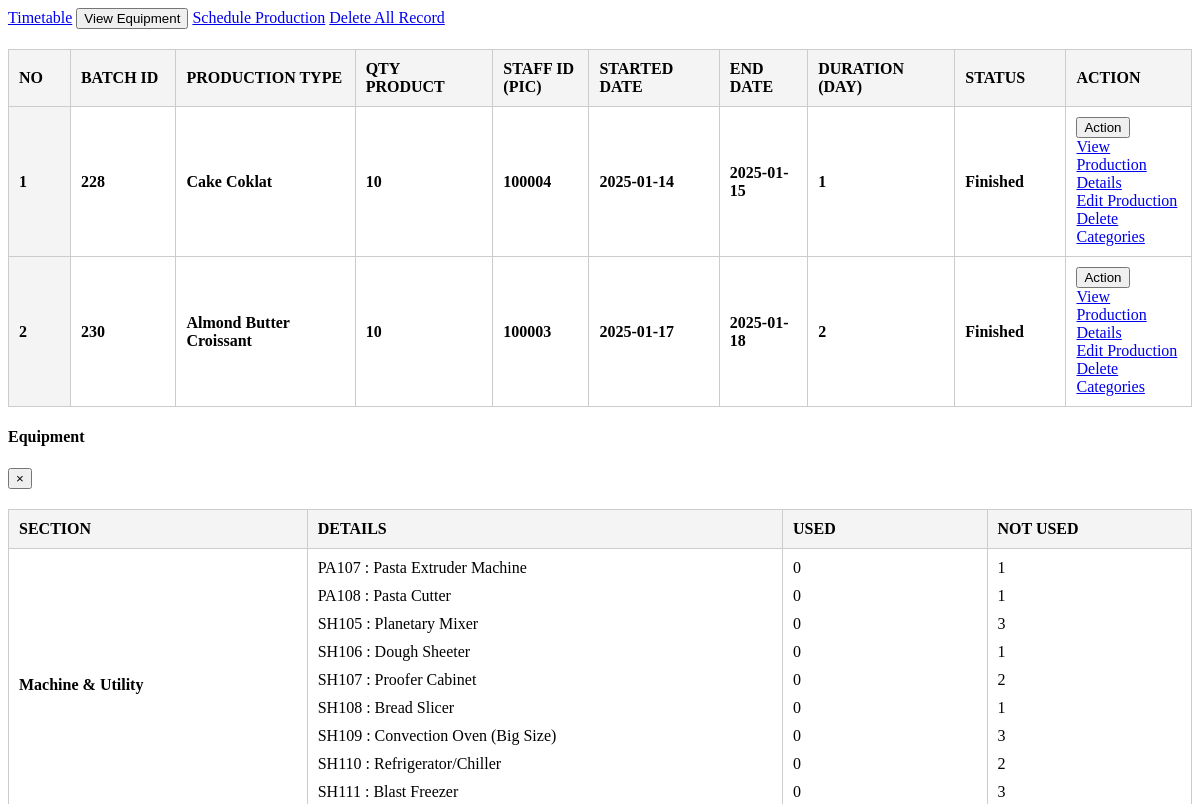
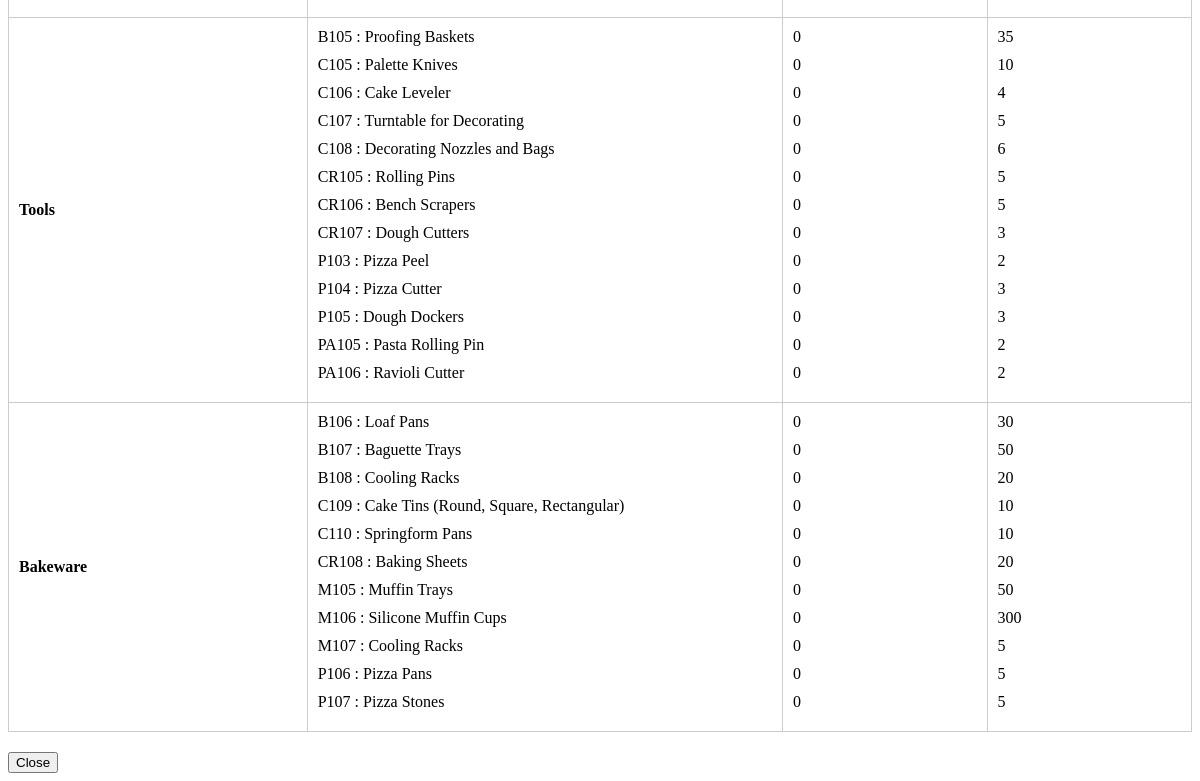
Before: /production.php with the older database file (2 pictures, top to bottom).
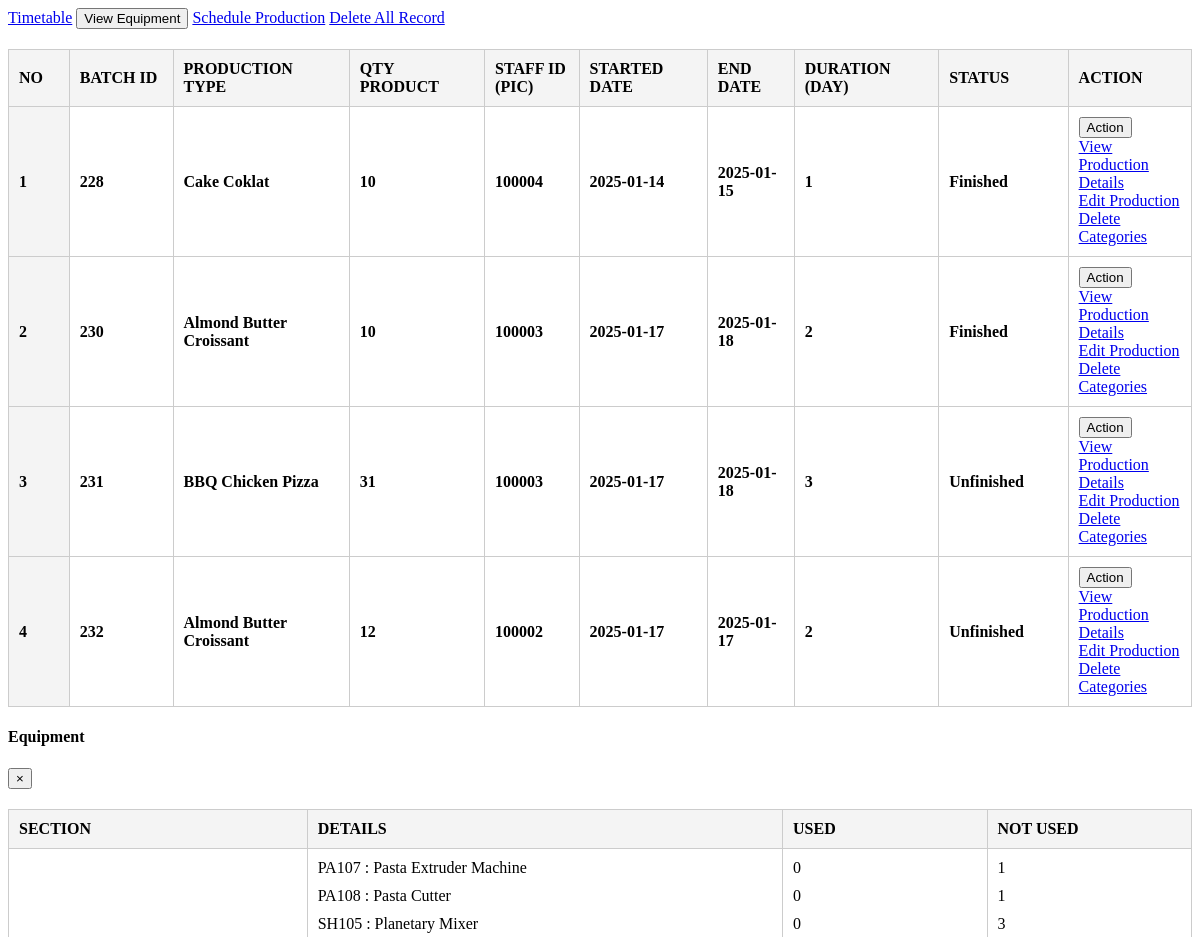
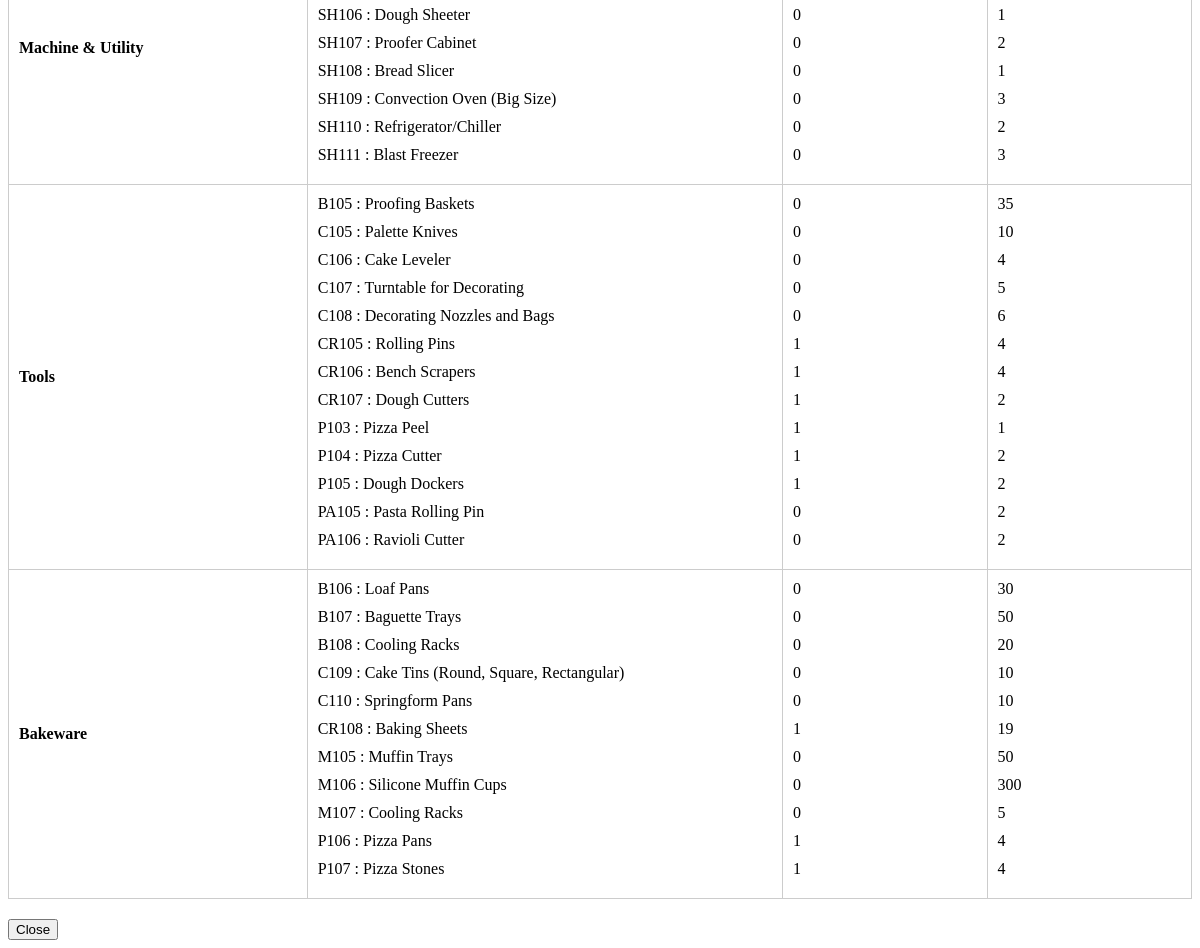
After: the same page with the newer database file (2 pictures, top to bottom).
### tables this page shows
CREATE TABLE `categories` (
  `order_id` int(11) NOT NULL,
  `id` int(11) NOT NULL,
  `product_id` int(11) NOT NULL,
  `recipe_name` varchar(255) NOT NULL,
  `qty_product` int(11) NOT NULL,
  `staff_id` text NOT NULL,
  `created_at` timestamp NOT NULL DEFAULT current_timestamp(),
  `starteddate` varchar(50) NOT NULL,
  `enddate` varchar(20) NOT NULL,
  `hours` int(6) NOT NULL,
  `status` text NOT NULL,
  `quality_test` text NOT NULL,
  `comment` text NOT NULL,
  `ingredients_data` text DEFAULT NULL
);

CREATE TABLE `equipment_details` (
  `spec_id` varchar(11) NOT NULL,
  `eq_id` varchar(11) NOT NULL,
  `eq_description` text NOT NULL,
  `qty` int(11) NOT NULL,
  `eq_used` int(11) DEFAULT NULL,
  `eq_not_used` int(11) DEFAULT NULL
);

### view_equipment.php (the view, shortened to what this page needs)
<?php include 'db_connect.php'; ?>
<?php
$sql_equipment = "SELECT * FROM equipment_details WHERE eq_id IN ('E101', 'E102', 'E103')";
$query_equipment = $conn->query($sql_equipment);
$equipment_list = $query_equipment->fetch_all(MYSQLI_ASSOC);
?>
<div class="container-fluid">
    <table class="table table-bordered">
        <thead>
            <tr>
                <th>Section</th>
                <th>Details</th>
                <th>Used</th>
                <th>Not Used</th>
            </tr>
        </thead>
        <tbody>
            <tr>
                <td><strong>Machine & Utility</strong></td>
                <td>
                    <ul>
                        <?php
                        foreach ($equipment_list as $equipment) {
                            if ($equipment['eq_id'] == 'E101') {
                                echo "<li>" . htmlspecialchars($equipment['spec_id']) . " : " . htmlspecialchars($equipment['eq_description']) . "</li>";
                            }
                        }
                        ?>
                    </ul>
                </td>
                <td>
                    <ul>
                        <?php
                        foreach ($equipment_list as $equipment) {
                            if ($equipment['eq_id'] == 'E101') {
                                echo "<li>" . htmlspecialchars($equipment['eq_used']) . "</li>";
                            }
                        }
                        ?>
                    </ul>
                </td>
                <td>
                    <ul>
                        <?php
                        foreach ($equipment_list as $equipment) {
                            if ($equipment['eq_id'] == 'E101') {
                                echo "<li>" . htmlspecialchars($equipment['eq_not_used']) . "</li>";
                            }
                        }
                        ?>
                    </ul>
                </td>
            </tr>
            <tr>
                <td><strong>Tools</strong></td>
                <td>
                    <ul>
                        <?php
                        foreach ($equipment_list as $equipment) {
                            if ($equipment['eq_id'] == 'E102') {
                                echo "<li>" . htmlspecialchars($equipment['spec_id']) . " : " . htmlspecialchars($equipment['eq_description']) . "</li>";
                            }
                        }
                        ?>
                    </ul>
                </td>
                <td>
                    <ul>
                        <?php
                        foreach ($equipment_list as $equipment) {
                            if ($equipment['eq_id'] == 'E102') {
                                echo "<li>" . htmlspecialchars($equipment['eq_used']) . "</li>";
                            }
                        }
                        ?>
                    </ul>
                </td>
                <td>
                    <ul>
                        <?php
                        foreach ($equipment_list as $equipment) {
                            if ($equipment['eq_id'] == 'E102') {
                                echo "<li>" . htmlspecialchars($equipment['eq_not_used']) . "</li>";
                            }
                        }
                        ?>
                    </ul>
                </td>
            </tr>
            <tr>
                <td><strong>Bakeware</strong></td>
                <td>
                    <ul>
                        <?php
                        foreach ($equipment_list as $equipment) {
                            if ($equipment['eq_id'] == 'E103') {
                                echo "<li>" . htmlspecialchars($equipment['spec_id']) . " : " . htmlspecialchars($equipment['eq_description']) . "</li>";
                            }
                        }
                        ?>
                    </ul>
                </td>
                <td>
                    <ul>
                        <?php
                        foreach ($equipment_list as $equipment) {
                            if ($equipment['eq_id'] == 'E103') {
                                echo "<li>" . htmlspecialchars($equipment['eq_used']) . "</li>";
                            }
                        }
                        ?>
                    </ul>
                </td>
                <td>
                    <ul>
                        <?php
                        foreach ($equipment_list as $equipment) {
                            if ($equipment['eq_id'] == 'E103') {
                                echo "<li>" . htmlspecialchars($equipment['eq_not_used']) . "</li>";
                            }
                        }
                        ?>
                    </ul>
                </td>
            </tr>
        </tbody>
    </table>
</div>

### production.php (shortened to what this page needs)
<?php require_once 'db_connect.php';
require_once 'process_finished.php';
?>
<div class="col-lg-12">
	<div class="card card-outline card-success">
		<div class="card-header">
        <a class="btn btn btn-sm btn-warning btn-flat" href="./index.php?page=present_timetable"><i class="fa fa-table"></i> Timetable</a>
        <button class="btn btn-sm btn-primary btn-flat view_equipment" type="button" data-toggle="modal" data-target="#myModal">
    <i class="fa fa-eye"></i> View Equipment
</button>
		<a class="btn btn btn-sm btn-primary btn-flat" href="./index.php?page=schedule_production"><i class="fa fa-plus"></i> Schedule Production</a>
        <a class="btn btn-sm btn-danger btn-flat" href="javascript:void(0)" id="delete_all_data">
        <i class="fa fa-trash"></i> Delete All Record
    </a>
		</div>
		<div class="card-body p-3">
            <div class="table-responsive">
                <table class="table table-hover table-bordered" id="list">
                    <thead>
                        <tr>
                            <th class="text-center" style="width: 10px;">No</th>
                            <th style="width: 10px;">Batch ID</th>
                            <th style="width: 10px;">Production Type</th>
                            <th style="width: 10px;">Qty Product</th>
                            <th style="width: 10px;">Staff ID (PIC)</th>
                            <th style="width: 10px;">Started Date</th>
                            <th style="width: 10px;">End Date</th>
                            <th style="width: 10px;">Duration (Day)</th>
                            <th style="width: 10px;">Status</th>
                            <th style="width: 10px;">Action</th>
                        </tr>
                    </thead>
                    <tbody>
                        <?php
                        $i = 1;
                        $qry = $conn->query("SELECT * FROM categories");
                        while($row = $qry->fetch_assoc()):
                        ?>
                        <tr>
                            <th class="text-center" style="width: 10px;" font-weight = "normal"><?php echo $i++ ?></th>
                            <td style="width: 10px;"><b><?php echo $row['id'] ?></b></td>
                            <td style="width: 10px;"><b><?php echo ucwords($row['recipe_name']) ?></b></td>
                            <td style="width: 10px;"><b><?php echo $row['qty_product'] ?></b></td>
                            <td style="width: 10px;"><b><?php echo $row['staff_id'] ?></b></td>
                            <td style="width: 10px;"><b><?php echo $row['starteddate'] ?></b></td>
                            <td style="width: 10px;"><b><?php echo $row['enddate'] ?></b></td>
                            <td style="width: 10px;"><b><?php echo $row['hours'] ?></b></td>
                            <td style="width: 10px;">
                                <b class="<?php echo ($row['status'] == 'Finished') ? 'text-success' : (($row['status'] == 'Archived') ? 'text-blue' : (($row['status'] == 'In-Progress') ? 'text-warning' : '')); ?>">
                                    <?php echo $row['status'] ?>
                                </b>
                            </td>
                            <td class="text-center">
                                <button type="button" class="btn btn-secondary btn-sm btn-flat wave-effect dropdown-toggle" data-toggle="dropdown" aria-expanded="true">
                                    Action
                                </button>
                                <div class="dropdown-menu">
                                    <a class="dropdown-item view_production" href="javascript:void(0)" data-id="<?php echo $row['id']; ?>">View Production Details</a>
                                    <a class="dropdown-item edit_production" href="./index.php?page=edit_production&id=<?php echo $row['id']; ?>" data-id="<?php echo $row['id']; ?>">Edit Production</a>
                                    <a class="dropdown-item delete_categories" href="javascript:void(0)" data-id="<?php echo $row['id']; ?>">Delete Categories</a>
                                </div>
                            </td>
                        </tr>
                        <?php endwhile; ?>
                    </tbody>
                </table>
            </div>
        </div>
    </div>
</div>
<div class="modal fade" id="myModal">
							<div class="modal-dialog modal-dialog-centered modal-lg">
								<div class="modal-content">
									<div class="modal-header">
										<h4 class="modal-title">Equipment</h4>
										<button type="button" class="close" data-dismiss="modal">&times;</button>
									</div>
									<div class="modal-body">
										<?php include 'view_equipment.php'; ?>
									</div>
									<div class="modal-footer">
										<button type="button" class="btn btn-danger" data-dismiss="modal">Close</button>
									</div>
								</div>
							</div>
						</div>

### view_equipment.php (style rules this page uses)
table { width: 100%; border-collapse: collapse; margin: 20px 0; }
table th, table td { border: 1px solid #ccc; padding: 10px; text-align: left; }
table th { background-color: #f4f4f4; font-weight: bold; text-transform: uppercase; }
ul { list-style: none; padding: 0; margin: 0; }
ul li { margin-bottom: 10px; font-size: 16px; }

### production.php (style rules this page uses)
th, td { width: 10px !important; }

Changed rows visible on the page:
added categories: id "231", recipe_name "BBQ Chicken Pizza", qty_product "31", staff "100003", starteddate "2025-01-17", enddate "2025-01-18", hours "3", status "Unfinished"
added categories: id "232", recipe_name "Almond Butter Croissant", qty_product "12", staff "100002", starteddate "2025-01-17", enddate "2025-01-17", hours "2", status "Unfinished"
changed equipment_details "CR105": eq_used "0" → "1"; eq_not_used "5" → "4"
changed equipment_details "CR106": eq_used "0" → "1"; eq_not_used "5" → "4"
changed equipment_details "CR107": eq_used "0" → "1"; eq_not_used "3" → "2"
changed equipment_details "Pizza Peel": eq_used "0" → "1"; eq_not_used "2" → "1"
changed equipment_details "Pizza Cutter": eq_used "0" → "1"; eq_not_used "3" → "2"
changed equipment_details "Dough Dockers": eq_used "0" → "1"; eq_not_used "3" → "2"
changed equipment_details "CR108": eq_used "0" → "1"; eq_not_used "20" → "19"
changed equipment_details "Pizza Pans": eq_used "0" → "1"; eq_not_used "5" → "4"
changed equipment_details "Pizza Stones": eq_used "0" → "1"; eq_not_used "5" → "4"
